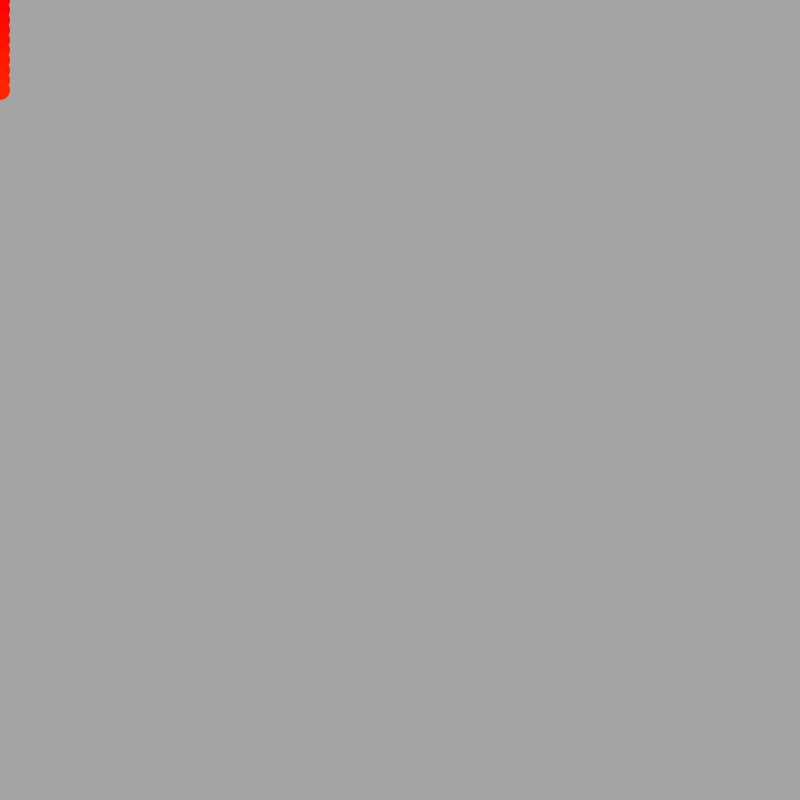
Frame 1 (no input)
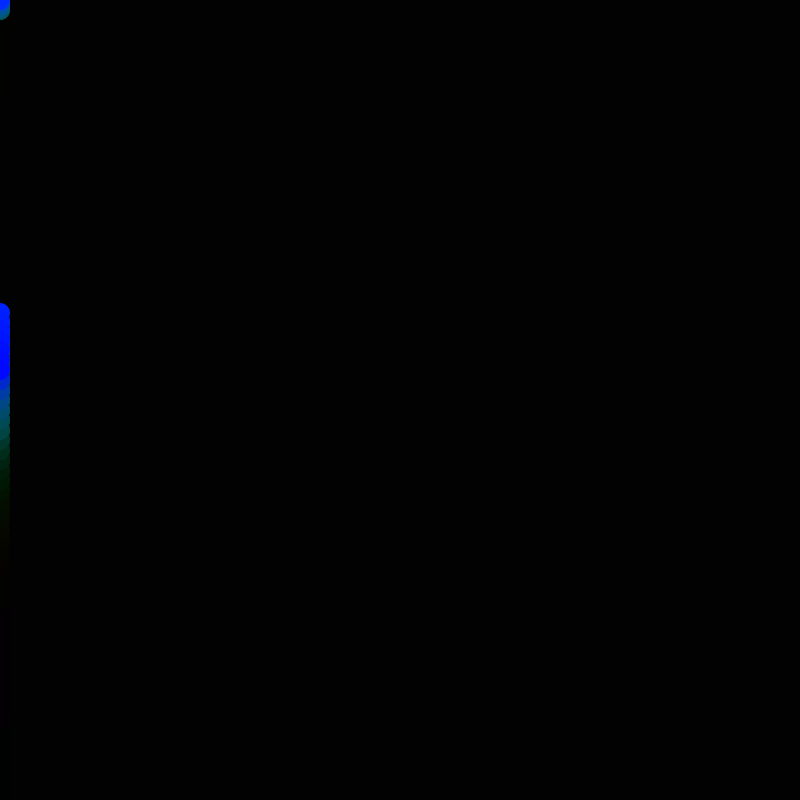
Frame 60 (the mouse pressed at the canvas centre just before this capture)
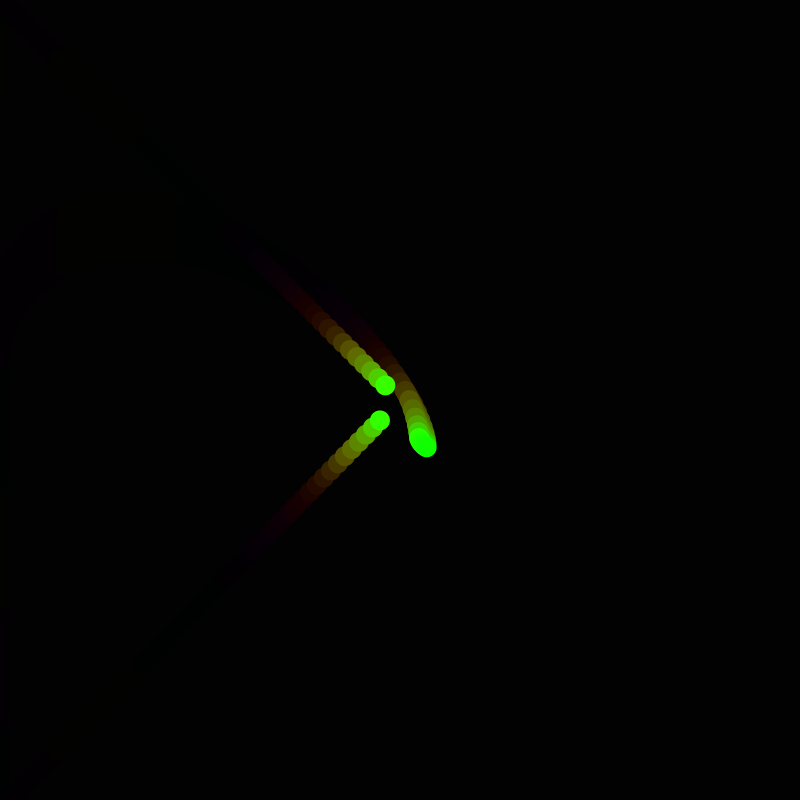
Frame 120 (the mouse held since frame 60 and released just before this capture)

The Processing sketch that drew these frames (run headless with seeded random() and noise(); from frame 60 on, the mouse is pressed at the canvas centre):

// Processing sketch: Mouse_Acceleration
// ── Mouse_Acceleration.pde
Mover[] mover = new Mover[200];
float _ballR = 10;
int balls = 10;

float _angle = 0;
float _evo = 1; 

void setup()
{
  size(800, 800);
  
  for(int i = 0; i < balls; i ++)
  {
    mover[i] = new Mover(0, 10*i, _ballR);
  }
}

void draw()
{
  colorMode(HSB, 360, 100, 100);
  
  noStroke();
  color bg = color(0, 0, 0, 50);
  fill(bg);
  rect(0, 0, width, height);
  
  //draw mover
  for(int i = 0; i < balls; i ++)
  {
    mover[i].display();
    mover[i].update();
    mover[i].infinite();
  }
  
  
}

// ── Mover.pde
class Mover
{
  PVector position = new PVector(0, 0);
  PVector velocity = new PVector(0, 0);
  PVector acceleration = new PVector(random(-0.01, 0.01), random(-0.01, 0.01));
  
  float ballR = 25;
  
  Mover(float x, float y, float r)
  {
    this.position.x = x;
    this.position.y = y;
    this.ballR = r;
  }
  
  void update()  //where the money is
  {
    PVector mouse = new PVector(mouseX, mouseY);
    PVector dir = PVector.sub(mouse, position);
    dir.normalize();
    dir.mult(1);
    
    
    velocity.add(dir);
    velocity.limit(10);
    position.add(velocity);
  }
  
  void display()
  {
    color strobe = color(_angle, 100, 100);
    _angle = _angle + _evo;
    
    if(_angle > 360)
    {
      _angle = 0;
    }
    
    noStroke();
    fill(strobe);
    circle(position.x, position.y, this.ballR*2);
  }
  
  void infinite()
  {
    if(position.x > width + ballR)
    {
      position.x = 0 - ballR;
    }
    
    if(position.x < 0 - ballR)
    {
      position.x = width + ballR;
    }
    
    if(position.y > height + ballR)
    {
      position.y = 0 - ballR;
    }
    
    if(position.y < 0 - ballR)
    {
      position.y = height + ballR;
    }
  }
  
}
